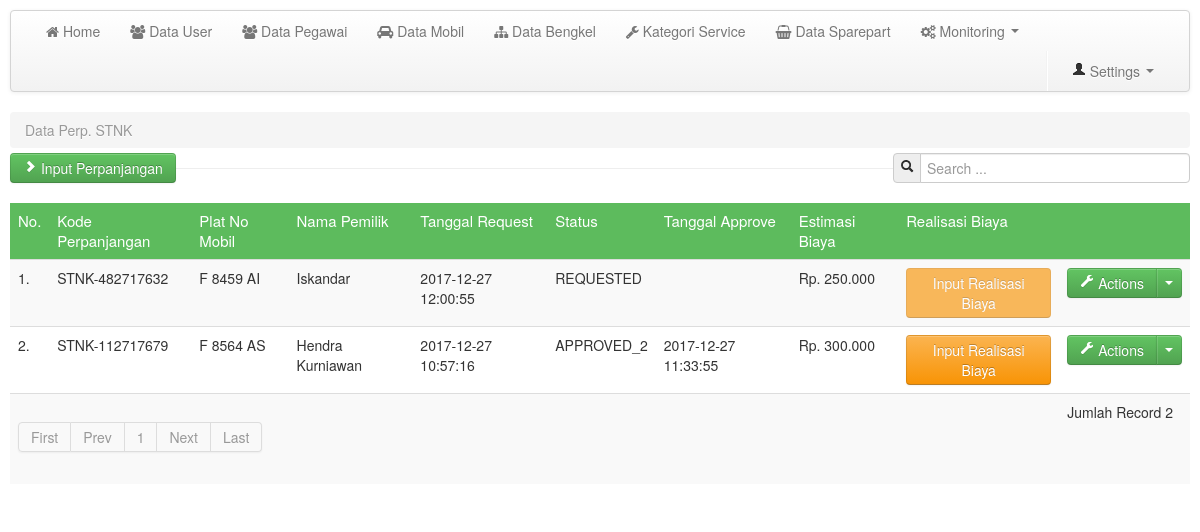
The page /media.php?module=stnk (signed in) on the database its author committed.
### tables this page shows
CREATE TABLE `perp_stnk` (
  `id_stnk` int(11) NOT NULL,
  `kode_perp_stnk` varchar(15) NOT NULL,
  `id_mobil` int(11) NOT NULL,
  `req_date` datetime NOT NULL DEFAULT CURRENT_TIMESTAMP,
  `app1_date` datetime NOT NULL,
  `app2_date` datetime NOT NULL,
  `closed_date` datetime NOT NULL,
  `status` enum('REQUESTED','APPROVED_1','APPROVED_2','CLOSED') NOT NULL,
  `cost_est` bigint(30) NOT NULL,
  `cost_real` bigint(30) NOT NULL,
  `kodeuser` varchar(10) NOT NULL
);

CREATE TABLE `mobil` (
  `id_mobil` int(11) NOT NULL,
  `no_mesin` varchar(15) NOT NULL,
  `no_rangka` varchar(20) NOT NULL,
  `no_bpkb` varchar(15) NOT NULL,
  `plat_no` varchar(12) NOT NULL,
  `id_dir` int(11) NOT NULL,
  `id_peg` int(11) NOT NULL,
  `type` varchar(20) NOT NULL,
  `type_code` int(11) NOT NULL,
  `no_seri_ban_a` text NOT NULL,
  `tgl_ganti_ban_a` datetime NOT NULL,
  `no_seri_ban_b` text NOT NULL,
  `tgl_ganti_ban_b` datetime NOT NULL,
  `no_seri_ban_c` text NOT NULL,
  `tgl_ganti_ban_c` datetime NOT NULL,
  `no_seri_ban_d` text NOT NULL,
  `tgl_ganti_ban_d` datetime NOT NULL,
  `no_seri_ban_e` text NOT NULL,
  `tgl_ganti_ban_e` datetime NOT NULL,
  `ms_ber_stnk` date NOT NULL,
  `ms_ber_keur` date NOT NULL,
  `photo` varchar(150) NOT NULL
);

CREATE TABLE `pegawai` (
  `id_peg` int(11) NOT NULL,
  `id_dir` int(11) NOT NULL,
  `NIP` int(9) NOT NULL,
  `nama_peg` varchar(30) NOT NULL,
  `jabatan` varchar(30) NOT NULL,
  `golongan` int(11) NOT NULL,
  `tpt_lhr` varchar(12) NOT NULL,
  `tgl_lhr` date NOT NULL,
  `alamat` text NOT NULL,
  `email` varchar(30) NOT NULL,
  `no_hp` varchar(13) NOT NULL,
  `no_sim` varchar(20) NOT NULL,
  `tgl_ber_sim` date NOT NULL
);

### config/fungsi_rupiah.php (called while the page is built, shortened)
<?php
	function format_rupiah($angka) {
		$rupiah = "Rp. ".number_format($angka,0,',','.');
		return $rupiah;
	}

### mod_stnk/stnk.php (the view, shortened to what this page needs)
<?php
	switch ($_GET['act']) {
		default:
?>
	<?php
		$p = new Paging;
		$batas = 10;
		$posisi = $p->cariPosisi($batas);
	?>
		<section>
			<ul class="breadcrumb" style="margin-bottom:5px;">
				<li class="active">Data Perp. STNK</li>
			</ul>
			<div class="control-group pull-left">
				<button class="btn btn-success" type="button" onclick="window.location='media.php?module=stnk&&act=tambah'"><i class="icon-chevron-right icon-white"></i> Input Perpanjangan</button>
			</div>
			<form class="form-search pull-right">
				<div class="input-prepend">
					<span class="add-on"><i class="icon-search"></i></span>
					<input class="span3" id="txtcari" type="text" placeholder="Search ..."></input>
				</div>
			</form>
			<hr>
			<div class="row-fluid">
				<div class="span12 pull-left">
					<div id="tabel_awal">
						<table class="table table-striped">
							<thead>
								<tr class="head2">
									<td>No.</td>
									<td>Kode Perpanjangan</td>
									<td>Plat No Mobil</td>
									<td>Nama Pemilik</td>
									<td>Tanggal Request</td>
									<td>Status</td>
									<td>Tanggal Approve</td>
									<td>Estimasi Biaya</td>
									<td>Realisasi Biaya</td>
									<td></td>
								</tr>
							</thead>
							<tbody>
							<?php
								$query = mysqli_query($conn, "SELECT * FROM perp_stnk, mobil, pegawai WHERE perp_stnk.id_mobil=mobil.id_mobil AND mobil.id_peg=pegawai.id_peg ORDER BY id_stnk DESC LIMIT $posisi, $batas");
								$no = $posisi+1;
								while ($r = mysqli_fetch_array($query)) {
							?>
								<tr>
									<td><?php echo $no.".";?></td>
									<td><?php echo $r['kode_perp_stnk'];?></td>
									<td><?php echo $r['plat_no'];?></td>
									<td><?php echo $r['nama_peg'];?></td>
									<td><?php echo $r['req_date'];?></td>
									<td><?php echo $r['status'];?></td>
									<?php if ($r['status'] == 'REQUESTED') { ?>
									<td></td>
									<?php } else if ($r['status'] == 'APPROVED_1') { ?>
									<td><?php echo $r['app1_date'];?></td>
									<?php } else if ($r['status'] == 'APPROVED_2') { ?>
									<td><?php echo $r['app2_date'];?></td>
									<?php } else if ($r['status'] == 'CLOSED') { ?>
									<td><?php echo $r['closed_date'];?></td>
									<?php } ?>
									<td><?php echo format_rupiah($r['cost_est']); ?></td>
									<?php if ($r['cost_real'] == 0) { ?>
									<td>
										<button class="btn btn-warning" onclick="window.location='media.php?module=stnk&&act=cost_real&&kode_perp_stnk=<?php echo $r['kode_perp_stnk'] ?>'" <?php if ($r['status'] != 'APPROVED_2') { ?> disabled <?php } ?>>Input Realisasi Biaya</button>
									</td>
									<?php } else { ?>
									<td><?php echo format_rupiah($r['cost_real']) ?></td>
									<?php } ?>
									<td>
										<div class="btn-group">
											<a class="btn btn-success" href="#"><i class="icon-wrench icon-white"></i> Actions</a>
											<a class="btn btn-success dropdown-toggle" data-toggle="dropdown" href="#"><span class="caret"></span></a>
										</div>
									</td>
								</tr>
							<?php $no++;
								}
							?>
								<tr>
									<td colspan="9">
									<?php
										$jmldata = mysqli_num_rows(mysqli_query($conn, "SELECT * FROM perp_stnk"));
										$jmlhalaman = $p->jumlahHalaman($jmldata,$batas);
										$linkHalaman = $p->navHalaman($_GET['halaman'], $jmlhalaman);
										echo "$linkHalaman";
									?>
										<td>Jumlah Record <?php echo $jmldata;?></td>
									</td>
								</tr>
							</tbody>
						</table>
					</div>
				</div>
			</div>
		</section>
<?php
	break;
?>
<?php
	}
?>

### assets/css/custom.css (style rules this page uses)
body { background: #fff; }
nav,header,section,footer { margin:10px 10px 0 10px; }
table .head2 { background:#5dbb5d; color:#fff; font-size:15px; }

### rows shown on the page
perp_stnk: kode_perp_stnk "STNK-482717632", id_mobil.plat_no "F 8459 AI", pegawai.nama_peg "Iskandar", req_date "2017-12-27 12:00:55", status "REQUESTED", cost_est "Rp. 250.000"
perp_stnk: kode_perp_stnk "STNK-112717679", id_mobil.plat_no "F 8564 AS", pegawai.nama_peg "Hendra Kurniawan", req_date "2017-12-27 10:57:16", status "APPROVED_2", app2_date "2017-12-27 11:33:55", cost_est "Rp. 300.000"

### other values the page prints
$halamanaktif "1"
$jmldata "2"
